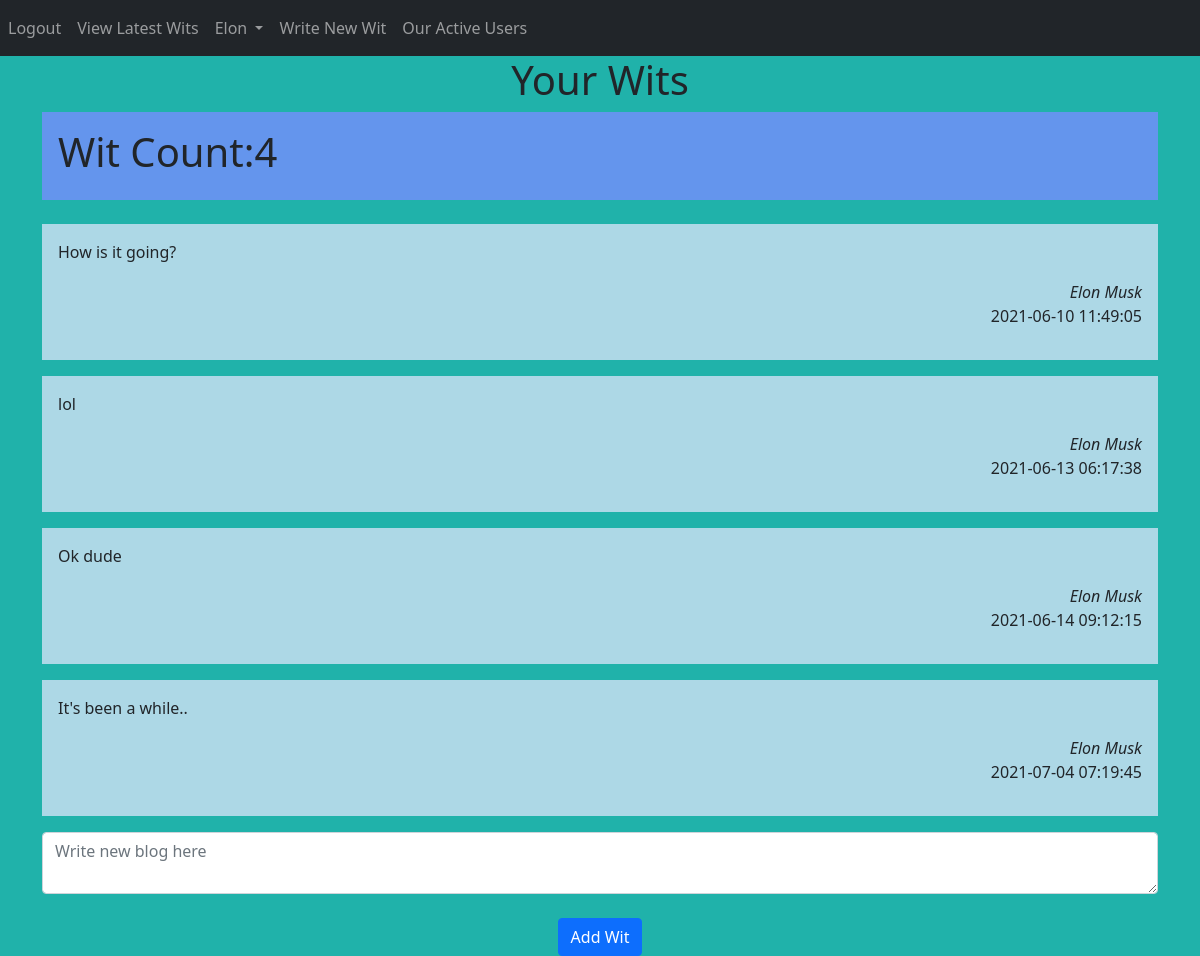
The app's page /writeBlog (signed in) with its own data.
### Website/models.py (models this page shows)
class User(db.Model,UserMixin):
    id=db.Column(db.Integer,primary_key=True)
    email=db.Column(db.String(100),unique=True)
    phoneNumber=db.Column(db.String(10),unique=True)
    password=db.Column(db.String(100))
    firstName=db.Column(db.String(100))
    lastName=db.Column(db.String(100))
    blogs=db.relationship('Blog')

class Blog(db.Model):
      id=db.Column(db.Integer,primary_key=True)
      data=db.Column(db.String(10000))
      date=db.Column(db.DateTime(timezone=True),default=func.now())
      userId=db.Column(db.Integer,db.ForeignKey('user.id'))

### Website/views.py (the view, shortened to what this page needs)
@views.route("/writeBlog",methods=["GET","POST"])
def writeBlog():
    blogLength=len(current_user.blogs)
    return render_template("home.html",user=current_user,length=blogLength)

### Website/__init__.py (called while the page is built)
def createApp():
    app=Flask(__name__)
    app.config['SECRET_KEY']='adflsbvgaj'
    app.config['SQLALCHEMY_DATABASE_URI']=f'sqlite:///{DB_NAME}'
    db.init_app(app)
    from .views import views
    from .auth import auth
    app.register_blueprint(views,url_prefix='/')
    app.register_blueprint(auth,url_prefix='/')
    from .models import User,Blog
    createDB(app)
    login_manager=LoginManager()
    login_manager.login_view='views.welcome'
    login_manager.init_app(app)
    @login_manager.user_loader
    def loadUser(id):
         return User.query.get(int(id))
    return app

### Website/templates/home.html (shortened to what this page needs)
{% extends "base.html"%}
{% block content %}
<h1 align="center">Your Wits</h1>
<div class="card-body" style="background-color:cornflowerblue;">
    <h1>Wit Count:{{length}}</h1>
</div>
<br/>
<ul class="list-group list-group-flush">
{% for blog in user.blogs%}
<figure>
    <div class="card-body" style="background-color:lightblue;">
      <p>{{blog.data}}</p>
    <div align="right">
        <cite align="right" title="Source Title">{{user.firstName + " "+ user.lastName}}</cite>
        <p>{{blog.date}}</p>
    </div>
      </div>
  </figure>
{% endfor %}
</ul>
<form method="POST">
    <textarea name="blog" id="blog" class="form-control" placeholder="Write new blog here"></textarea><br/>
    <div align="center">
        <button type="submit" class="btn btn-primary">Add Wit</button>
    </div>
</form>
{% endblock %}

### Website/templates/base.html (shortened to what this page needs)
<!DOCTYPE html>
<html>
<head>
    <link href="https://cdn.jsdelivr.net/npm/bootstrap@5.0.1/dist/css/bootstrap.min.css" rel="stylesheet">
</head>
<body style="background-color: lightseagreen;">
    <nav class="navbar navbar-expand-lg navbar-dark bg-dark">
          <div class="collapse navbar-collapse" id="navbar">
            <ul class="navbar-nav me-auto mb-2 mb-lg-0">
              <li class="nav-item">
                {% if user.is_authenticated%}
                <a class="nav-item nav-link" id="logout" href="/logout">Logout</a>
              </li>
              <li>
                <a class="nav-item nav-link" id="home" href="/">View Latest Wits</a>
              </li>
              <li class="nav-item dropdown">
                <a class="nav-link dropdown-toggle" href="#" id="navbarDropdown" role="button" data-bs-toggle="dropdown" aria-expanded="false">
                  {{user.firstName}}
                </a>
                <li>
                <a class="nav-item nav-link" id="viewblogs" href="/writeBlog">Write New Wit</a>
                </li>
                <li>
                  <a class="nav-item nav-link" id="viewblogs" href="/bloggers">Our Active Users</a>
                </li>
              </li>
        {%endif%}
      </nav>
      <div class="container">
          {%block content%}
          {%endblock%}
      </div>
</body>
</html>

### records on screen
User: firstName "Elon", firstName+lastName "Elon Musk"
Blog: data "How is it going?", date "2021-06-10 11:49:05"
Blog: data "lol", date "2021-06-13 06:17:38"
Blog: data "Ok dude", date "2021-06-14 09:12:15"
Blog: data "It's been a while..", date "2021-07-04 07:19:45"

### other values on screen
{{ length }} "4"
